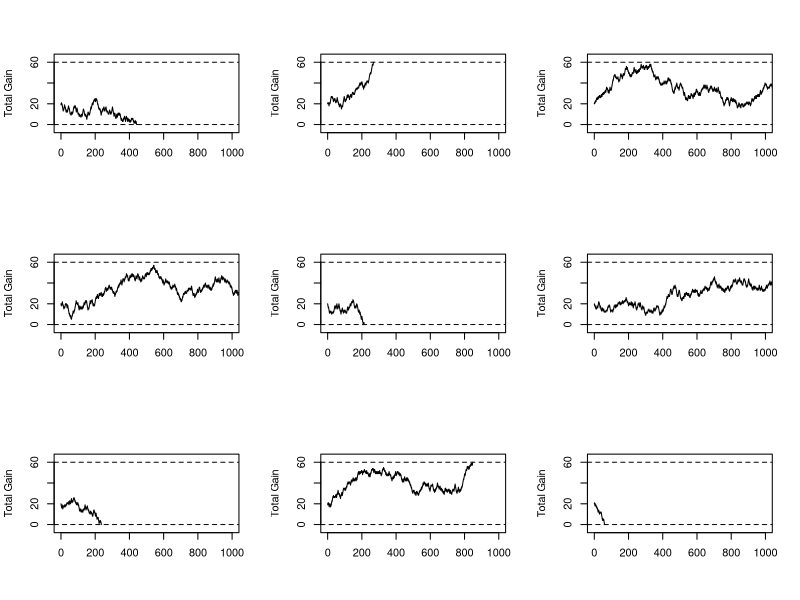

Write the R code that produced this figure.
# Random walk
set.seed(19)
final<-c()
par(mfrow=c(3,3))

for (i in 1:9) {
start <- 20
gain <- start
vec <- c(start)
i <- 0
while (0 < gain &&  gain < 60)
{ i <- i + 1
gain <- gain + sample(c(-1,1),1)
if (i == 200) twty <- gain
vec <- c(vec,gain)
}

time <- i
if (gain == 60) yes <- 1 else yes <- 0

  plot(0:i,vec,type="l",xlab="",ylab="Total Gain",yaxt="n",ylim=c(-5,65),
      xlim= c(0,1000))
  axis(2, at=c(0,20,40,60))
# abline(v = 200,lty=2)
abline(h = 0, lty=2)
abline(h=60, lty = 2)
final <- c(final,i)
}


## seeds: 6, 13, *19*